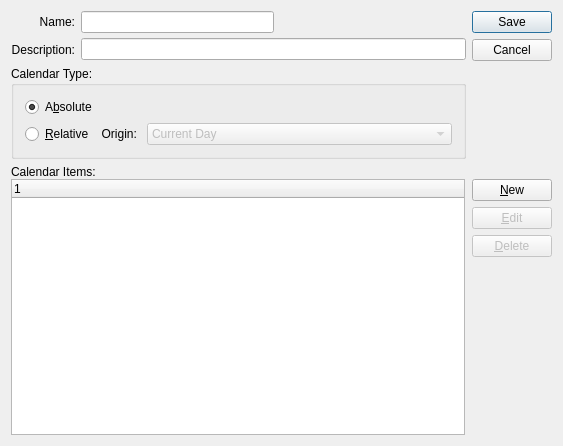
<?xml version="1.0" encoding="UTF-8"?>
<ui version="4.0">
 <comment>This file is part of the xTuple ERP: PostBooks Edition, a free and
open source Enterprise Resource Planning software suite,
Copyright (c) 1999-2018 by OpenMFG LLC, d/b/a xTuple.
It is licensed to you under the Common Public Attribution License
version 1.0, the full text of which (including xTuple-specific Exhibits)
is available at www.xtuple.com/CPAL.  By using this software, you agree
to be bound by its terms.</comment>
 <class>calendar</class>
 <widget class="QDialog" name="calendar">
  <property name="geometry">
   <rect>
    <x>0</x>
    <y>0</y>
    <width>563</width>
    <height>446</height>
   </rect>
  </property>
  <property name="windowTitle">
   <string>Calendar</string>
  </property>
  <layout class="QGridLayout" name="gridLayout_3">
   <item row="0" column="0">
    <layout class="QGridLayout" name="gridLayout">
     <item row="0" column="0">
      <widget class="QLabel" name="_nameLit">
       <property name="text">
        <string>Name:</string>
       </property>
       <property name="alignment">
        <set>Qt::AlignRight|Qt::AlignTrailing|Qt::AlignVCenter</set>
       </property>
      </widget>
     </item>
     <item row="0" column="1" rowspan="2">
      <layout class="QVBoxLayout">
       <property name="spacing">
        <number>5</number>
       </property>
       <item>
        <layout class="QHBoxLayout">
         <property name="spacing">
          <number>0</number>
         </property>
         <item>
          <widget class="XLineEdit" name="_name"/>
         </item>
         <item>
          <spacer>
           <property name="orientation">
            <enum>Qt::Horizontal</enum>
           </property>
           <property name="sizeType">
            <enum>QSizePolicy::Expanding</enum>
           </property>
           <property name="sizeHint" stdset="0">
            <size>
             <width>20</width>
             <height>20</height>
            </size>
           </property>
          </spacer>
         </item>
        </layout>
       </item>
       <item>
        <widget class="XLineEdit" name="_descrip"/>
       </item>
      </layout>
     </item>
     <item row="1" column="0">
      <widget class="QLabel" name="_descriptionLit">
       <property name="text">
        <string>Description:</string>
       </property>
       <property name="alignment">
        <set>Qt::AlignRight|Qt::AlignTrailing|Qt::AlignVCenter</set>
       </property>
      </widget>
     </item>
    </layout>
   </item>
   <item row="0" column="1" rowspan="2">
    <widget class="QDialogButtonBox" name="_buttonBox">
     <property name="orientation">
      <enum>Qt::Vertical</enum>
     </property>
     <property name="standardButtons">
      <set>QDialogButtonBox::Cancel|QDialogButtonBox::Save</set>
     </property>
    </widget>
   </item>
   <item row="1" column="0">
    <widget class="QGroupBox" name="_calendarType">
     <property name="title">
      <string>Calendar Type:</string>
     </property>
     <layout class="QGridLayout" name="gridLayout_2">
      <item row="0" column="0">
       <layout class="QHBoxLayout" name="horizontalLayout">
        <item>
         <widget class="QRadioButton" name="_absolute">
          <property name="text">
           <string>A&amp;bsolute</string>
          </property>
          <property name="checked">
           <bool>true</bool>
          </property>
         </widget>
        </item>
        <item>
         <spacer name="horizontalSpacer">
          <property name="orientation">
           <enum>Qt::Horizontal</enum>
          </property>
          <property name="sizeHint" stdset="0">
           <size>
            <width>40</width>
            <height>20</height>
           </size>
          </property>
         </spacer>
        </item>
       </layout>
      </item>
      <item row="1" column="0">
       <layout class="QHBoxLayout">
        <property name="spacing">
         <number>5</number>
        </property>
        <item>
         <widget class="QRadioButton" name="_relative">
          <property name="text">
           <string>&amp;Relative    Origin:</string>
          </property>
         </widget>
        </item>
        <item>
         <widget class="QComboBox" name="_origin">
          <property name="enabled">
           <bool>false</bool>
          </property>
          <property name="sizePolicy">
           <sizepolicy hsizetype="Expanding" vsizetype="Fixed">
            <horstretch>0</horstretch>
            <verstretch>0</verstretch>
           </sizepolicy>
          </property>
          <item>
           <property name="text">
            <string>Current Day</string>
           </property>
          </item>
          <item>
           <property name="text">
            <string>Tomorrow</string>
           </property>
          </item>
          <item>
           <property name="text">
            <string>Beginning of Current Week</string>
           </property>
          </item>
          <item>
           <property name="text">
            <string>Beginning of Next Week</string>
           </property>
          </item>
          <item>
           <property name="text">
            <string>Beginning of Current Month</string>
           </property>
          </item>
          <item>
           <property name="text">
            <string>Beginning of Next Month</string>
           </property>
          </item>
          <item>
           <property name="text">
            <string>Beginning of Last Year</string>
           </property>
          </item>
          <item>
           <property name="text">
            <string>Beginning of Current Year</string>
           </property>
          </item>
          <item>
           <property name="text">
            <string>Beginning of Next Year</string>
           </property>
          </item>
         </widget>
        </item>
       </layout>
      </item>
     </layout>
    </widget>
   </item>
   <item row="2" column="0" colspan="2">
    <layout class="QVBoxLayout">
     <property name="spacing">
      <number>0</number>
     </property>
     <item>
      <widget class="QLabel" name="_calendarItemsLit">
       <property name="text">
        <string>Calendar Items:</string>
       </property>
      </widget>
     </item>
     <item>
      <layout class="QHBoxLayout">
       <property name="spacing">
        <number>7</number>
       </property>
       <item>
        <widget class="XTreeWidget" name="_calitem">
         <property name="sizePolicy">
          <sizepolicy hsizetype="Expanding" vsizetype="Expanding">
           <horstretch>0</horstretch>
           <verstretch>0</verstretch>
          </sizepolicy>
         </property>
        </widget>
       </item>
       <item>
        <layout class="QVBoxLayout">
         <item>
          <widget class="QPushButton" name="_new">
           <property name="text">
            <string>&amp;New</string>
           </property>
          </widget>
         </item>
         <item>
          <widget class="QPushButton" name="_edit">
           <property name="enabled">
            <bool>false</bool>
           </property>
           <property name="text">
            <string>&amp;Edit</string>
           </property>
          </widget>
         </item>
         <item>
          <widget class="QPushButton" name="_delete">
           <property name="enabled">
            <bool>false</bool>
           </property>
           <property name="text">
            <string>&amp;Delete</string>
           </property>
          </widget>
         </item>
         <item>
          <spacer>
           <property name="orientation">
            <enum>Qt::Vertical</enum>
           </property>
           <property name="sizeType">
            <enum>QSizePolicy::Expanding</enum>
           </property>
           <property name="sizeHint" stdset="0">
            <size>
             <width>20</width>
             <height>20</height>
            </size>
           </property>
          </spacer>
         </item>
        </layout>
       </item>
      </layout>
     </item>
    </layout>
   </item>
  </layout>
 </widget>
 <layoutdefault spacing="6" margin="11"/>
 <customwidgets>
  <customwidget>
   <class>XLineEdit</class>
   <extends>QLineEdit</extends>
   <header>xlineedit.h</header>
   <container>1</container>
  </customwidget>
  <customwidget>
   <class>XTreeWidget</class>
   <extends>QTreeWidget</extends>
   <header>xtreewidget.h</header>
   <container>1</container>
  </customwidget>
 </customwidgets>
 <tabstops>
  <tabstop>_name</tabstop>
  <tabstop>_descrip</tabstop>
  <tabstop>_absolute</tabstop>
  <tabstop>_relative</tabstop>
  <tabstop>_origin</tabstop>
  <tabstop>_calitem</tabstop>
  <tabstop>_new</tabstop>
  <tabstop>_edit</tabstop>
  <tabstop>_delete</tabstop>
 </tabstops>
 <resources/>
 <connections>
  <connection>
   <sender>_relative</sender>
   <signal>toggled(bool)</signal>
   <receiver>_origin</receiver>
   <slot>setEnabled(bool)</slot>
   <hints>
    <hint type="sourcelabel">
     <x>20</x>
     <y>20</y>
    </hint>
    <hint type="destinationlabel">
     <x>20</x>
     <y>20</y>
    </hint>
   </hints>
  </connection>
  <connection>
   <sender>_calitem</sender>
   <signal>valid(bool)</signal>
   <receiver>_edit</receiver>
   <slot>setEnabled(bool)</slot>
   <hints>
    <hint type="sourcelabel">
     <x>20</x>
     <y>20</y>
    </hint>
    <hint type="destinationlabel">
     <x>20</x>
     <y>20</y>
    </hint>
   </hints>
  </connection>
  <connection>
   <sender>_calitem</sender>
   <signal>itemSelected(int)</signal>
   <receiver>_edit</receiver>
   <slot>animateClick()</slot>
   <hints>
    <hint type="sourcelabel">
     <x>20</x>
     <y>20</y>
    </hint>
    <hint type="destinationlabel">
     <x>20</x>
     <y>20</y>
    </hint>
   </hints>
  </connection>
  <connection>
   <sender>_calitem</sender>
   <signal>valid(bool)</signal>
   <receiver>_delete</receiver>
   <slot>setEnabled(bool)</slot>
   <hints>
    <hint type="sourcelabel">
     <x>20</x>
     <y>20</y>
    </hint>
    <hint type="destinationlabel">
     <x>20</x>
     <y>20</y>
    </hint>
   </hints>
  </connection>
  <connection>
   <sender>_buttonBox</sender>
   <signal>rejected()</signal>
   <receiver>calendar</receiver>
   <slot>reject()</slot>
   <hints>
    <hint type="sourcelabel">
     <x>516</x>
     <y>96</y>
    </hint>
    <hint type="destinationlabel">
     <x>281</x>
     <y>222</y>
    </hint>
   </hints>
  </connection>
 </connections>
</ui>
